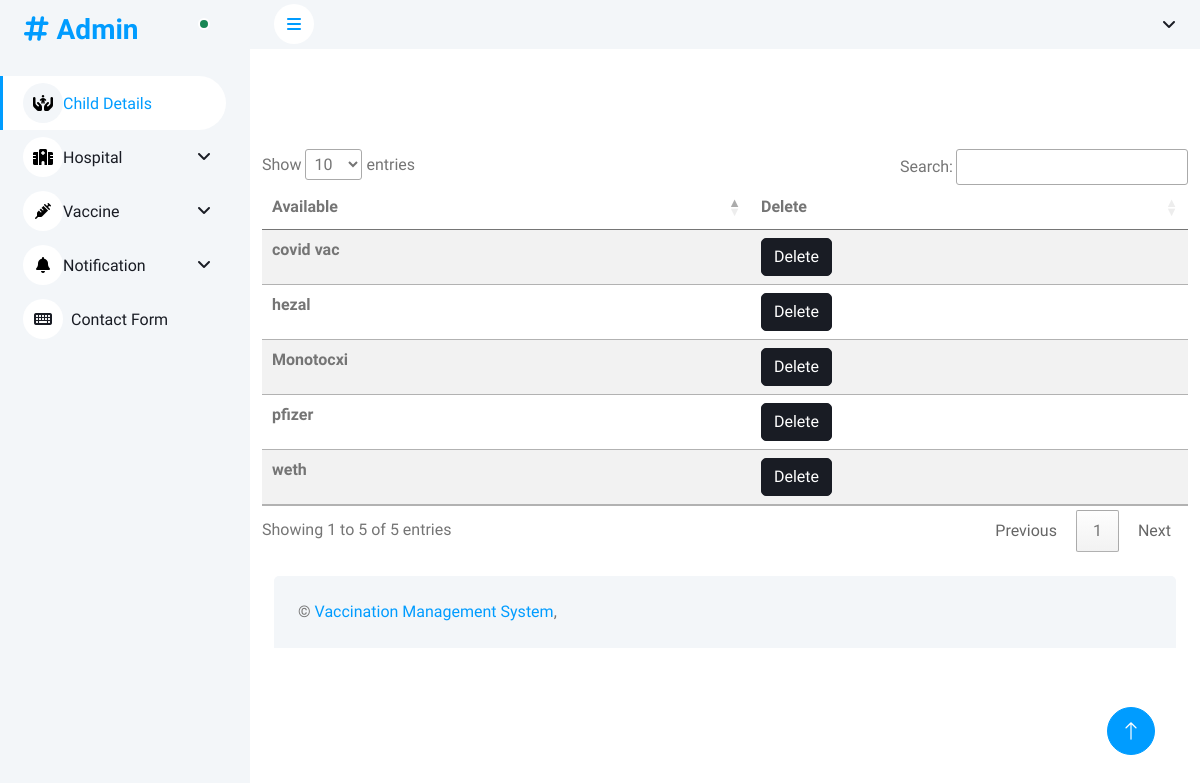
The app's page /dashmin/show_vac.php with its own data.
### tables this page shows
CREATE TABLE `vaccine` (
  `vac_id` int(11) NOT NULL,
  `vaccine` varchar(255) NOT NULL
);

### dashmin/show_vac.php (the view, shortened to what this page needs)
<?php
include 'header.php';
include 'connect.php';
$sql = "SELECT * FROM vaccine";
$result = mysqli_query($conn, $sql);
?>
<link rel="stylesheet" href="//cdn.datatables.net/1.13.6/css/jquery.dataTables.min.css">
<div class="container child_detail" style="display: block; margin:auto; margin-top:100px;">
    <table class="table table-striped" id="myTable">
        <thead>
            <tr>
                <th scope="col">Available</th>
                <th scope="col">Delete </th>
            </tr>
        </thead>
        <tbody>
            <?php while ($data = mysqli_fetch_assoc($result)) { ?>
                <tr>
                    <th scope="row"><?php echo $data['vaccine'] ?></th>
                    <td><a class="btn btn-dark" href="vac_delete.php?id=<?php echo $data['vac_id']; ?>">Delete</a></td>
                </tr>
            <?php } ?>
        </tbody>
    </table>
</div>
<?php
include 'footer.php';
?>

### dashmin/css/style.css (style rules this page uses)
:root { --primary: #009CFF; --light: #F3F6F9; --dark: #191C24; }
.btn { transition: .5s; }

### records on screen
vaccine: vaccine "pfizer"
vaccine: vaccine "weth"
vaccine: vaccine "Monotocxi"
vaccine: vaccine "hezal"
vaccine: vaccine "covid vac"
